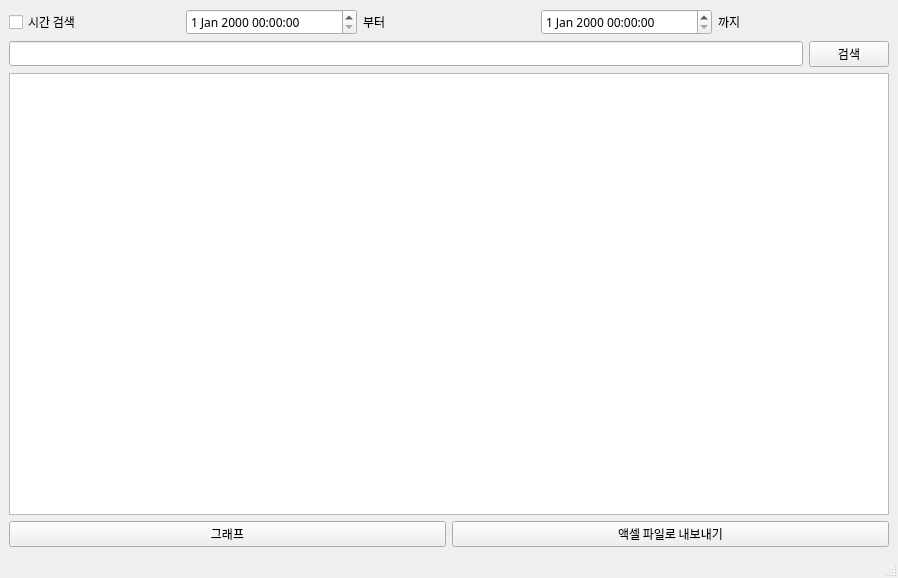
<?xml version="1.0" encoding="UTF-8"?>
<ui version="4.0">
 <class>MainWindow</class>
 <widget class="QMainWindow" name="MainWindow">
  <property name="geometry">
   <rect>
    <x>0</x>
    <y>0</y>
    <width>898</width>
    <height>578</height>
   </rect>
  </property>
  <property name="windowTitle">
   <string>온도미쁨 - 데이터베이스 관리 도구</string>
  </property>
  <widget class="QWidget" name="centralwidget">
   <layout class="QVBoxLayout" name="verticalLayout_2">
    <item>
     <layout class="QVBoxLayout" name="baseVert">
      <item>
       <layout class="QHBoxLayout" name="upperTimeSearchHori">
        <item>
         <widget class="QCheckBox" name="timeSearchEnableChkBox">
          <property name="font">
           <font>
            <family>Apple SD Gothic Neo</family>
           </font>
          </property>
          <property name="text">
           <string>시간 검색</string>
          </property>
         </widget>
        </item>
        <item>
         <widget class="QDateTimeEdit" name="timeSearchFromEdit">
          <property name="font">
           <font>
            <family>Apple SD Gothic Neo</family>
           </font>
          </property>
         </widget>
        </item>
        <item>
         <widget class="QLabel" name="timeSearchFromLbl">
          <property name="font">
           <font>
            <family>Apple SD Gothic Neo</family>
           </font>
          </property>
          <property name="text">
           <string>부터</string>
          </property>
         </widget>
        </item>
        <item>
         <widget class="QDateTimeEdit" name="timeSearchToEdit">
          <property name="font">
           <font>
            <family>Apple SD Gothic Neo</family>
           </font>
          </property>
         </widget>
        </item>
        <item>
         <widget class="QLabel" name="timeSearchToLbl">
          <property name="font">
           <font>
            <family>Apple SD Gothic Neo</family>
           </font>
          </property>
          <property name="text">
           <string>까지</string>
          </property>
         </widget>
        </item>
       </layout>
      </item>
      <item>
       <layout class="QHBoxLayout" name="upperNameSearchHori">
        <item>
         <widget class="QLineEdit" name="nameSearchEdit">
          <property name="font">
           <font>
            <family>Apple SD Gothic Neo</family>
           </font>
          </property>
         </widget>
        </item>
        <item>
         <widget class="QPushButton" name="searchBtn">
          <property name="font">
           <font>
            <family>Apple SD Gothic Neo</family>
           </font>
          </property>
          <property name="text">
           <string>검색</string>
          </property>
         </widget>
        </item>
       </layout>
      </item>
      <item>
       <widget class="QTableView" name="tableView"/>
      </item>
      <item>
       <layout class="QHBoxLayout" name="lowerExportGraphHori">
        <item>
         <widget class="QPushButton" name="graphBtn">
          <property name="font">
           <font>
            <family>Apple SD Gothic Neo</family>
           </font>
          </property>
          <property name="text">
           <string>그래프</string>
          </property>
         </widget>
        </item>
        <item>
         <widget class="QPushButton" name="exportBtn">
          <property name="font">
           <font>
            <family>Apple SD Gothic Neo</family>
           </font>
          </property>
          <property name="text">
           <string>액셀 파일로 내보내기</string>
          </property>
         </widget>
        </item>
       </layout>
      </item>
     </layout>
    </item>
   </layout>
  </widget>
  <widget class="QStatusBar" name="statusbar"/>
 </widget>
 <resources/>
 <connections/>
</ui>
